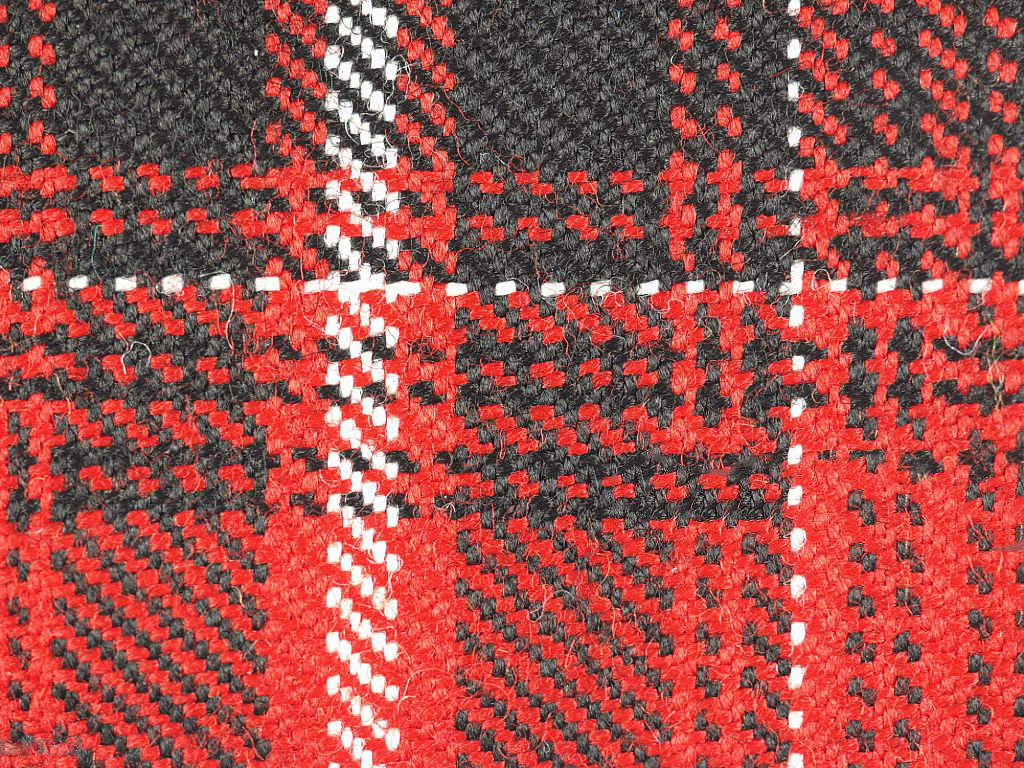
#> input picture Tartan_fabric.png, 1024 x 768 px
$ jupyter execute 'IMAGE PROCESSING.ipynb'
#> lines starting #> are read from the running program, lines starting #| are printed output that depends on the picture
# Color and Edge Analysis of Fabric
*A python based image-processing mini project*

## Introduction

This project emphasis on the color and edge analysis of a fabric sample using Python's OpenCv and MatplotLib Libraries. It is to examine the pixel-level color distribution and structural features of the tartan fabric swatch, which would be beneficial to textile sector of quality control, defect detection, and visual fabric classification.

The process includes-
- Loading and Displaying fabric image in RGB form.
- Converting the image to Grayscale for structural features.
- Using of sharpening filter for enhancing thread and weave visibility.
- Evaluating RGB intensity levels of the image by using color histogram.
- Detecting edges by Canny method within the fabric.

---

## Step-1: Import the necessary libraries
* Importing OpenCV  for image processing
* Matplotlib for graph and histogram
* NumPy for math array operation

[cell 1]
import cv2
import matplotlib.pyplot as plt
import numpy as np

## Step-2: Load and Display Fabric image

The fabric image is imported in BGR format (OpenCV's default). It is then converted to RGB from BGR to accurately display the orginal image color distribution with Matplotlib.

[cell 2]
# Load the image as path
image_path = 'Tartan_fabric.png'
image = cv2.imread(image_path)
#> image is the input picture: shape (768, 1024, 3); mean B, G, R 74.9, 78.8, 159.6

# check if the image loaded properly
if image is None:
    print("Error! Image not found. Check your file path.")
else:
    image = cv2.resize(image, (600, 600)) # resize the image
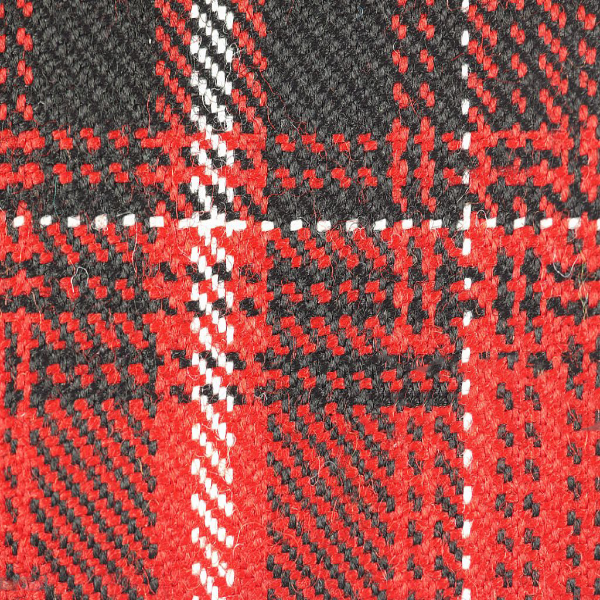
#> image: shape (600, 600, 3); mean B, G, R 74.7, 78.7, 159.5
    print("Image loaded and resized successfully!")

[cell 3]
# Show the imported image
plt.imshow(image)
plt.title("Orginal Image - BGR", fontweight = 'bold') # visible in BGR
plt.axis('off')
plt.show()

[cell 4]
# Convert to RGB from BGR
image_rgb = cv2.cvtColor(image, cv2.COLOR_BGR2RGB)

# Show the image in RGB
plt.imshow(image_rgb)
plt.title('Orginal Image - RGB', fontweight = 'bold')
plt.axis('off')
plt.show() # imported in original color

## Step-2: Grayscale and Sharpening</u>🪄
- The image is converted to GrayScale version to acquire clearer contrast for structural examination.
- Convolution filter is applied using a sharpening kernel to improve the visibility of fabric threads and weave structure by enhancing details and edge clarity.

[cell 5]
# Convert to Grayscale
gray = cv2.cvtColor(image_rgb, cv2.COLOR_RGB2GRAY)
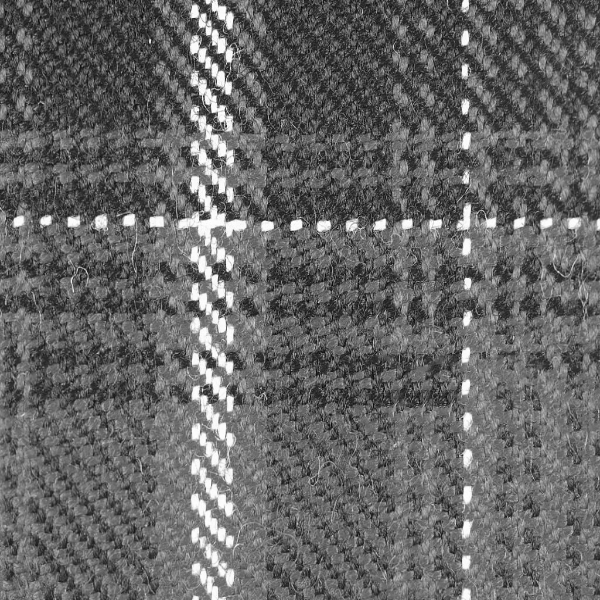
#> gray: shape (600, 600); min 3, max 255, mean 102.4

# Sharpening Filter
kernel_sharpened = np.array([[0, -1, 0], [-1, 5, -1], [0, -1, 0]])
sharpened = cv2.filter2D(image_rgb, -1, kernel_sharpened)
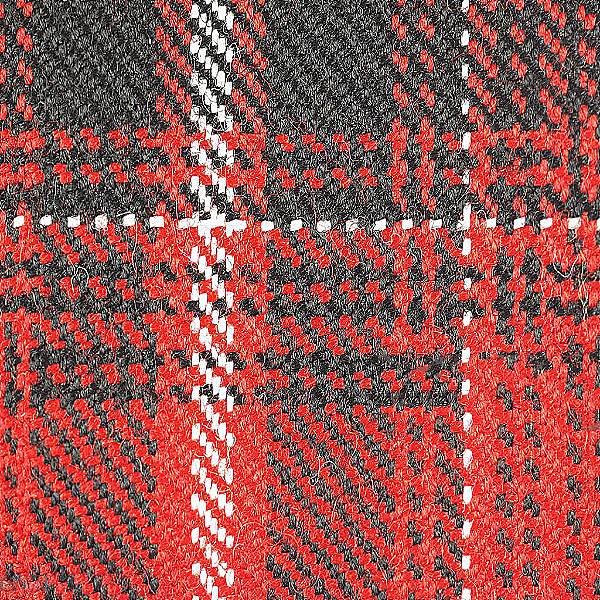
#> sharpened: shape (600, 600, 3); mean R, G, B 154.5, 84.5, 80.9

print("GrayScale and Sharpened version created")

[cell 6]
# Show the GrayScale and sharpened version

# Canvas size
plt.figure(figsize=(10,5))

# GrayScale Display
plt.subplot(1,2,1) # one row, two column and placed in index one
plt.imshow(gray, cmap='gray')
plt.title('GrayScale', fontweight = 'bold')
plt.axis('off')


# Sharpened Display
plt.subplot(1,2,2) # one row, two column and placed in index two
plt.imshow(sharpened)
plt.title('Sharpened', fontweight = 'bold')
plt.axis('off')

plt.tight_layout() # adjust spacing and fits clean and nicely
plt.show()
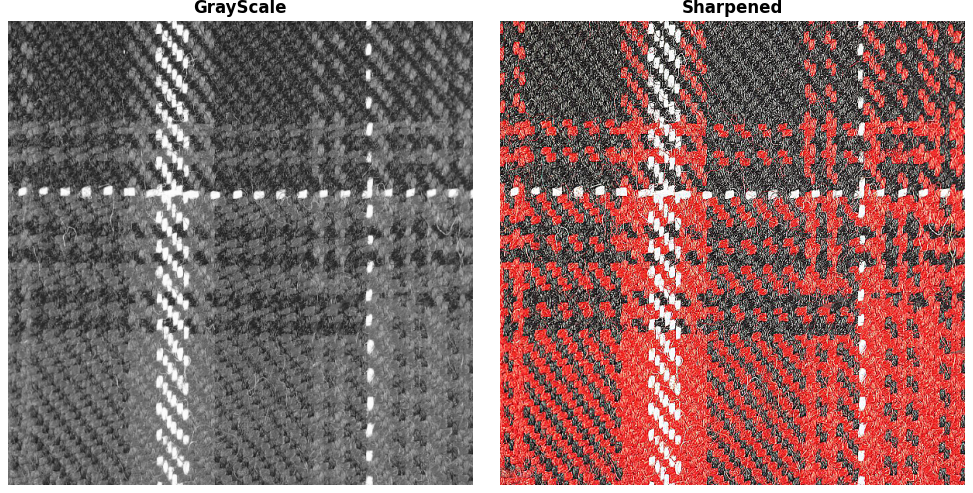
#> figure drawn by matplotlib, 2 panels

## Step-3: Color Analysis - RGB Histogram🪄

The histogram shows how much red or green or blue is present throughout the fabric image. This is useful for fabric dye inspection, color balancing or understanding dominant color tones.

**Note:** This raw histogram shows the exact distribution of `pixel intensity` values without applying any post-pocessing to allow raw analysis of color distribution.

[cell 7]
# Color Histogram for RGB channels

colors = ('r', 'g', 'b')
labels = ('Red Channel', 'Green Channel', 'Blue Channel')
plt.figure(figsize = (12,6))

for i, col in enumerate(colors):
    hist = cv2.calcHist([image_rgb], [i], None, [256], [0,256])
    plt.plot(hist, color = col, linewidth = 2, label = labels[i] )
    plt.xlim([0,256])

plt.title('RGB Color Distribution',fontsize = 16, fontweight= 'bold')
plt.xlabel('Pixel Intensity', fontsize = 12)
plt.ylabel('Frequency', fontsize = 12)
plt.grid(alpha = 0.3)
plt.legend(fontsize = 12)
plt.tight_layout()
plt.show()
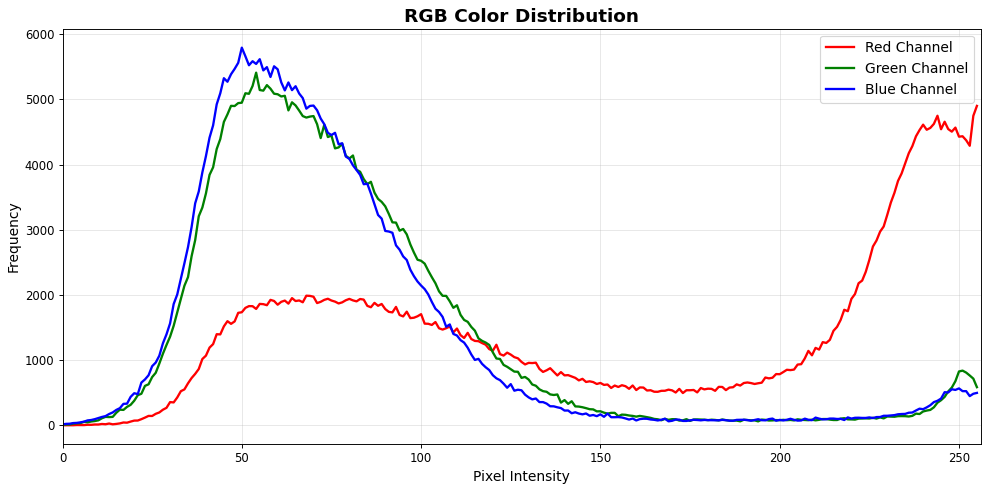
#> figure drawn by matplotlib, 1 panel; curve peaks at x = 255, y = 4901; curve peaks at x = 54, y = 5411; curve peaks at x = 50, y = 5795

## Step-4: Edge Detection - Canny Filter🪄

Edge detection helps us in finding edges, weave and potential defects which is necessary for analyzing fabric texture, structure and overall quality of the fabric.

**Threesholds used:** 50 (lower) , 150 (upper)

[cell 8]
edges = cv2.Canny(gray, 50, 150)
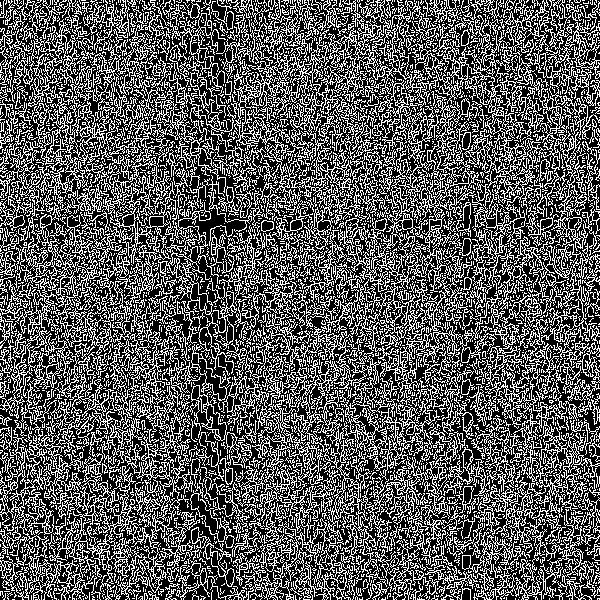
#> edges: shape (600, 600); 35.4% white in thin lines or dots

plt.figure(figsize = (10,5))
plt.imshow(edges, cmap = 'gray')
plt.title('Edge Detection - Canny', fontsize= 16, fontweight= 'bold')
plt.axis('off')
plt.tight_layout()
plt.show()
